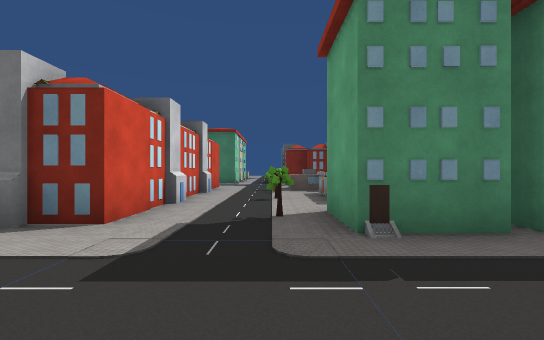
View 1 (above)

23 first-person views from a walk through a 3-D level made in the Unity game engine. The camera is 1.3 m above the floor, looks level and sees 90° across. The floor is counted in squares, 2 m on a side. Each view is taken from the middle of a square. On the plan, view 1 faces up. The plan holds only what a view shows up to about 9 squares ahead; the rest is blank. The place goes on beyond the plan. Some surface patterns are stand-ins.

View 2
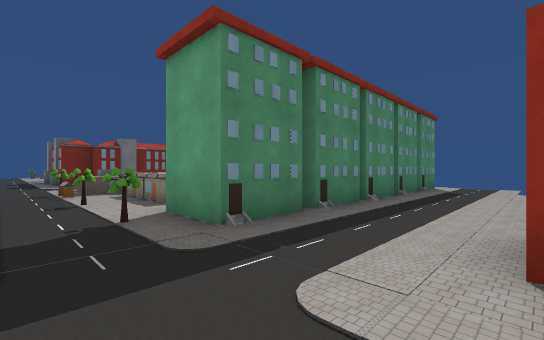

View 3
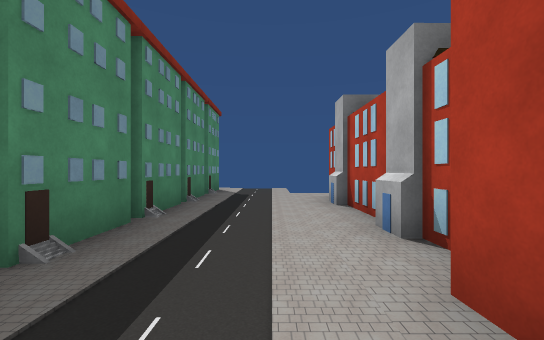

View 4
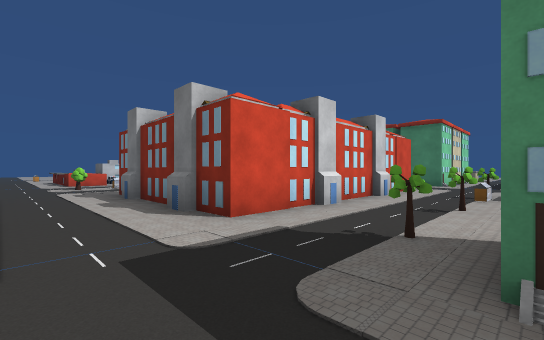

View 5
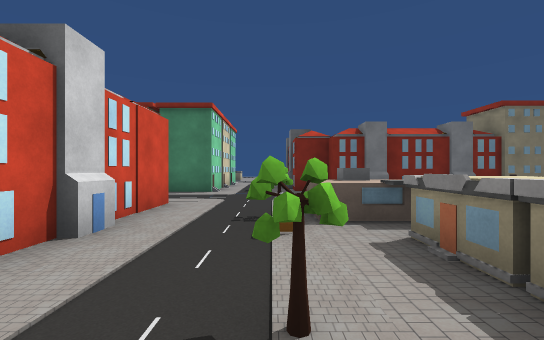

View 6
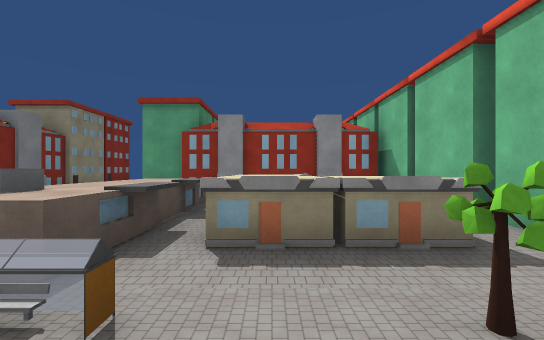

View 7
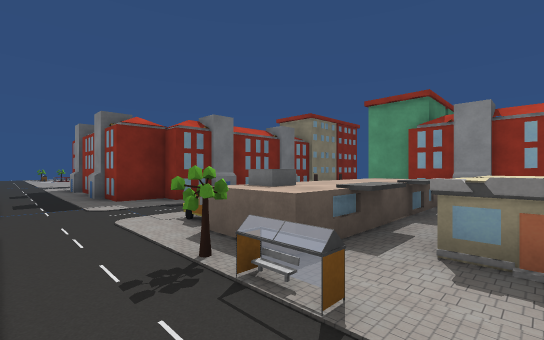

View 8
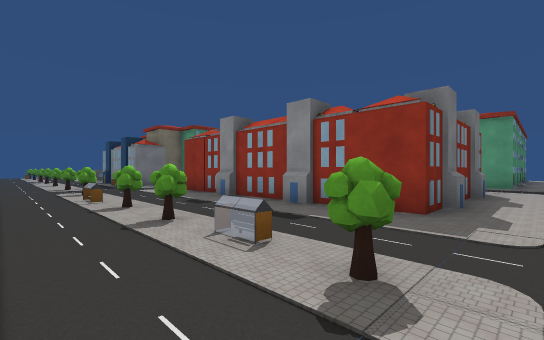

View 9
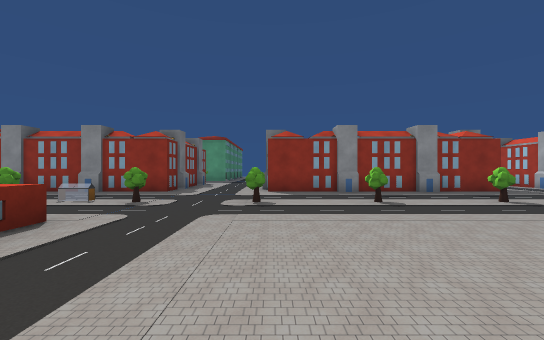

View 10
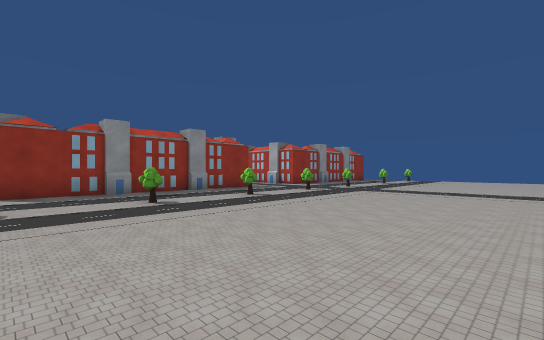

View 11
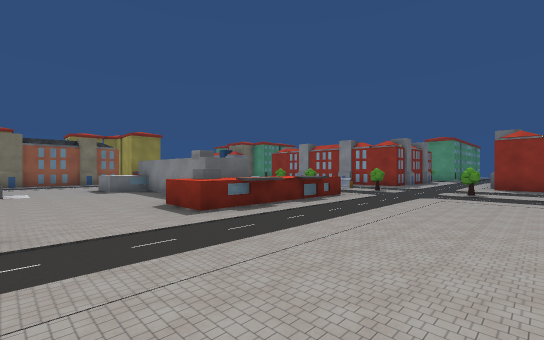

View 12
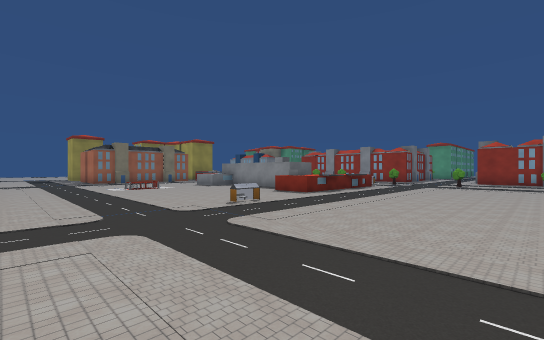

View 13
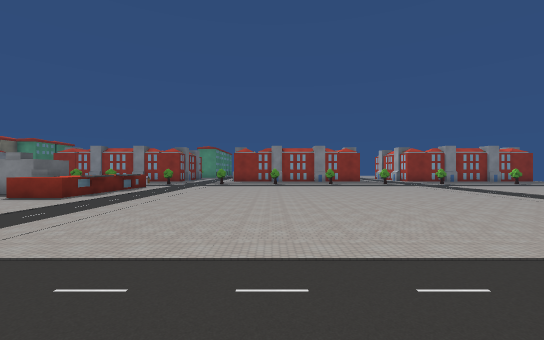

View 14
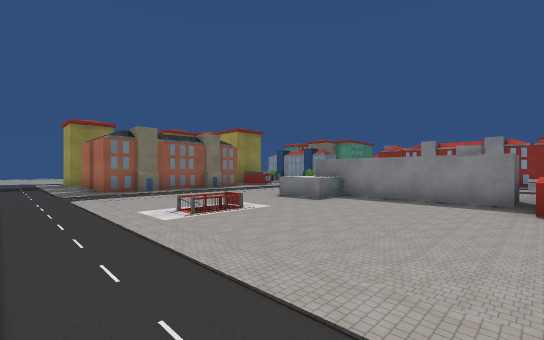

View 15
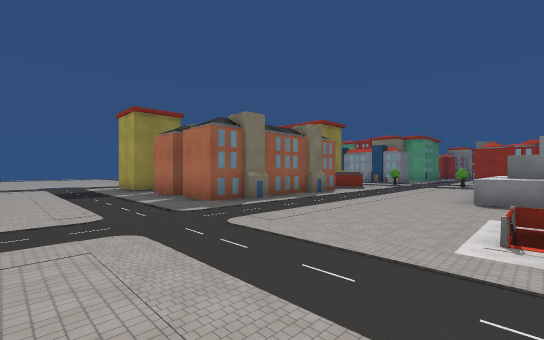

View 16
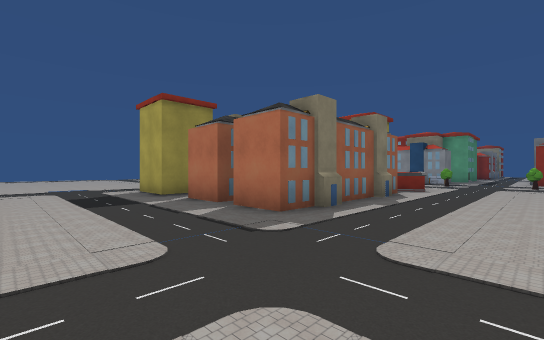

View 17
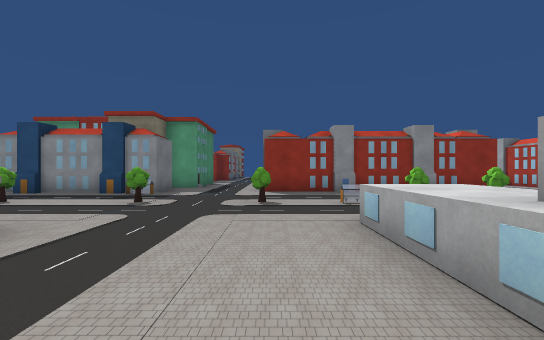

View 18
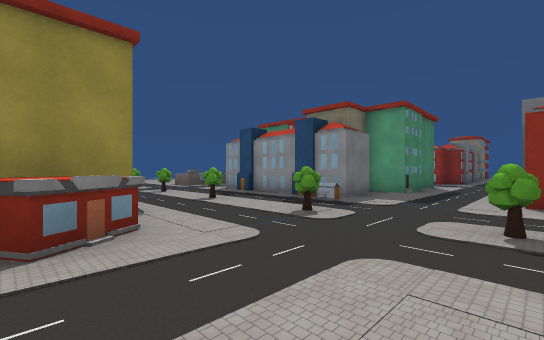

View 19
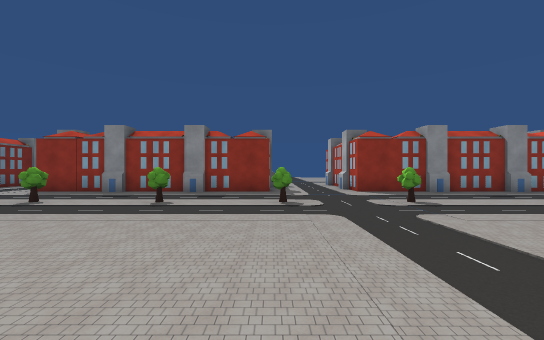

View 20
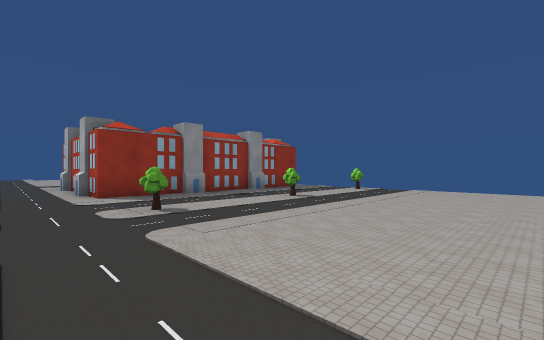

View 21
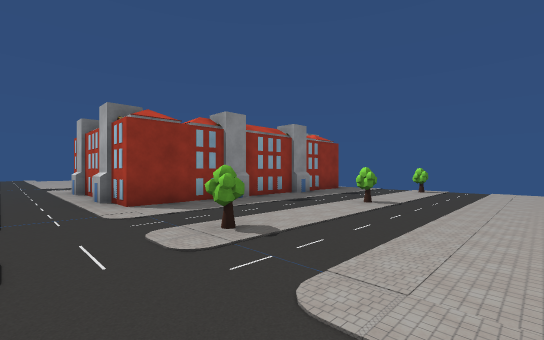

View 22
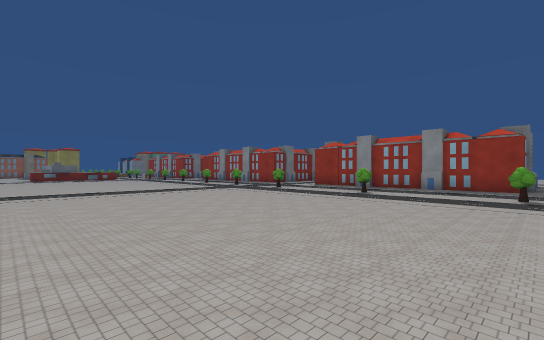

View 23
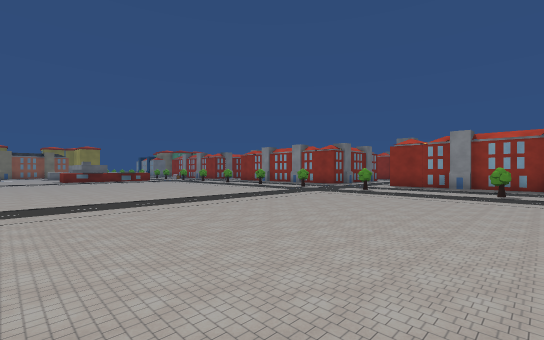

### Floor plan
Key: @ floor where view 1 was taken; # wall or solid block; . floor; = window, fence, low wall or low ledge; ^ raised ledge; T tree.
Columns run from 22 left of view 1 to 10 right of it. Each row starts with its distance up from view 1.
 22 ..
 21 ...
 20 ....
 19 ....                 ..
 18 ...#        .T.#     ..#
 17 ...##      ....#     ..#
 16 ....#      ..T.#     ..#
 15 ...##      ....#     ..#
 14 ...##    ##....###  #..##
 13 ...######^^..T=..####...#######
 12 .........................
 11 ........................
 10 .............T..#   #..= ==
  9 .......^^^^.....#   #.T^^^^ #
  8 ....#..^ ^^.=...#   #...^^..#
  7 ........#  .T...#   #..=^^  #
  6 ........#  .....#   #.T#^   #
  5 ........#  ..T..#   #....   #
  4 .......^^^^.....#####.T#######
  3 .......^^^^..T..#..#...#########
  2 .................................
  1 .................................
  0 .............T..#    .@.#......
 -1 ................#       ######
 -2 ............T...#
 -3  ...............#
 -4   ..............#
 -5    ..........T..#
 -6     ............#
 -7     .........T..#
 -8     ...................
 -9     ...................
-10     ........T...#####
-11     ............#
-12     ............#
-13     .........T..#
-14     ............#
-15      ...........#
-16      ...........#
-17      ........T...

Where each view was taken, in squares from view 1:
view 1: 0 up, 0 right, facing up
view 2: 0 up, 1 left, facing up-right
view 3: 1 up, 1 right, facing right
view 4: 1 up, 1 right, facing up-left
view 5: 5 up, 0 right, facing up
view 6: 7 up, 1 left, facing right
view 7: 7 up, 1 left, facing up-right
view 8: 2 up, 11 left, facing up-right
view 9: 0 up, 15 left, facing right
view 10: 0 up, 15 left, facing down-right
view 11: 1 down, 18 left, facing up-right
view 12: 2 down, 22 left, facing up-right
view 13: 2 down, 22 left, facing right
view 14: 4 up, 21 left, facing up-right
view 15: 8 up, 22 left, facing up-right
view 16: 10 up, 22 left, facing up-right
view 17: 10 up, 15 left, facing right
view 18: 10 up, 13 left, facing up-right
view 19: 7 down, 15 left, facing right
view 20: 8 down, 14 left, facing down-right
view 21: 8 down, 12 left, facing down-right
view 22: 17 down, 17 left, facing up-right
view 23: 14 down, 18 left, facing up-right
